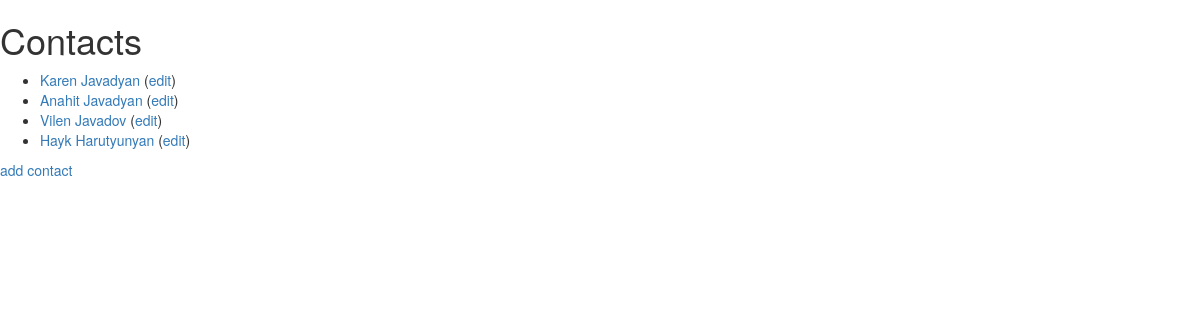
Before: / with the older database file.
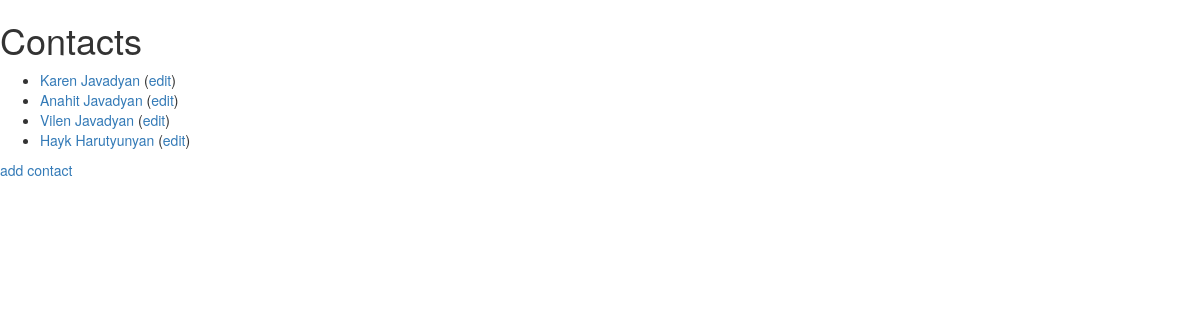
After: the same page with the newer database file.
### contacts/models.py (models this page shows)
class Contact(models.Model):
    first_name = models.CharField(max_length=255, )
    last_name = models.CharField(max_length=255, )
    email = models.EmailField()
    def __str__(self):
        return ' '.join([self.first_name,
                         self.last_name])
    def get_absolute_url(self):
        return reverse('contacts-view', kwargs={'pk': self.id})

### contacts/views.py (the view)
# urls.py: url(r'^$', contacts.views.ListContactView.as_view(), name='contacts-list'),
class ListContactView(ListView):
    model = Contact
    template_name = 'contact_list.html'

### contacts/templates/contact_list.html (shortened to what this page needs)
{% extends "base.html" %}
{% block content %}
    <h1>Contacts</h1>
    <ul>
        {% for contact in object_list %}
            <li class="contact">
                <a href="{{ contact.get_absolute_url }}">{{ contact }}</a>
                (<a href="{% url "contacts-edit" pk=contact.id %}">edit</a>)
            </li>
        {% endfor %}
    </ul>
    <a href="{% url "contacts-new" %}">add contact</a>
{% endblock %}

Changed rows visible on the page:
changed Contact: first_name+last_name "Vilen Javadov" → "Vilen Javadyan"
